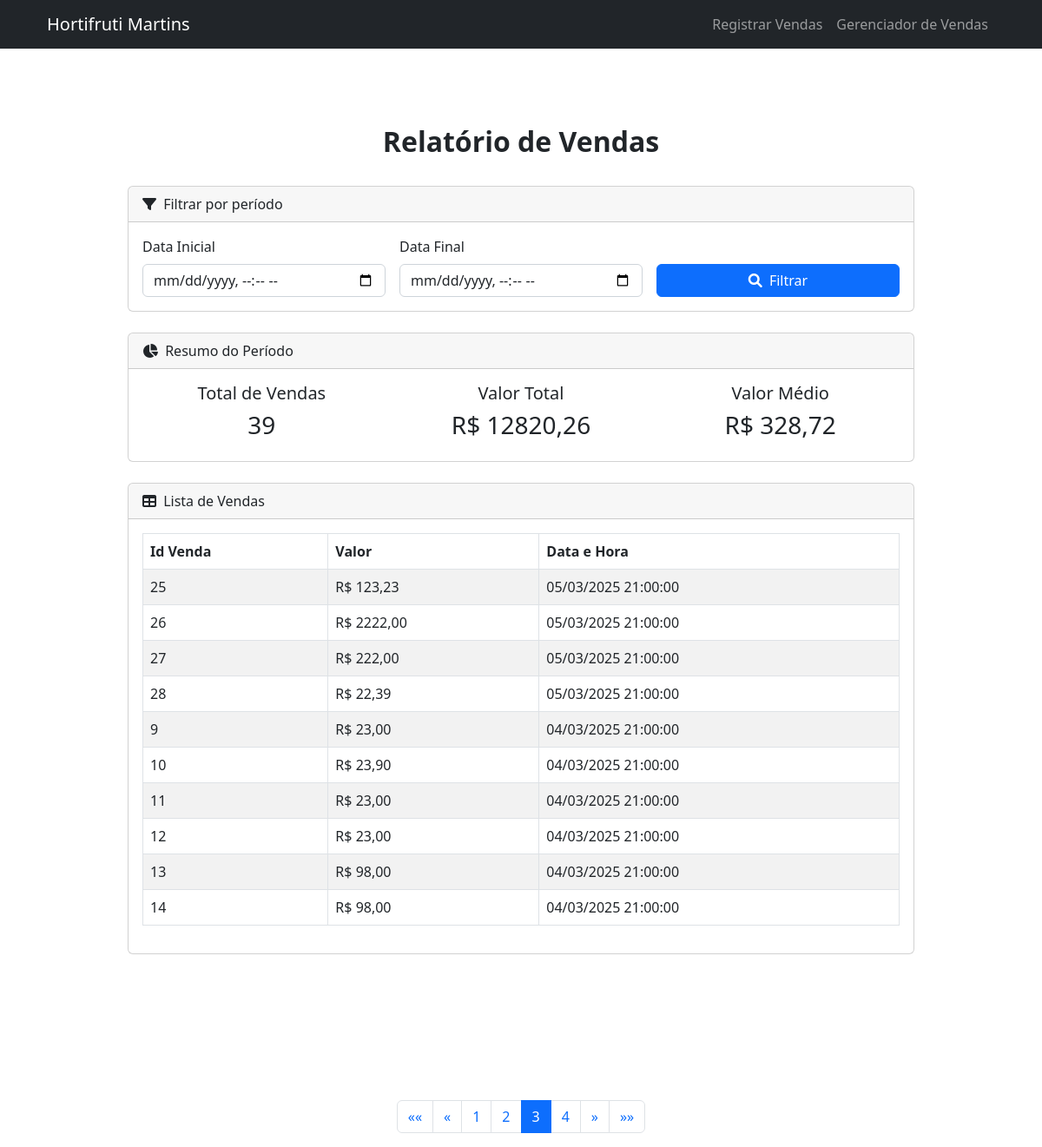
Screenshot of /relatorio/?page=3 with the database file from the repository.
### hortifruti/models.py (models this page shows)
class VendasModel(models.Model):
    id_venda = models.AutoField(primary_key=True)
    valor = models.DecimalField(max_digits=10, decimal_places=2)
    data = models.DateTimeField(auto_now_add=True)

### hortifruti/views.py (the view)
# urls.py: path('relatorio/', views.relatorioPage, name='relatorio_Page'),  # Nome corrigido para corresponder ao template
def relatorioPage(request):
    context = repository.relatorioVendas(request)
    return render(request, 'relatorioPage.html', context)

### hortifruti/templates/relatorioPage.html (shortened to what this page needs)
{% load static %}
<!DOCTYPE html>
<html lang="pt-BR">
    <head>
        <link href={% static 'css/styles.css' %} rel="stylesheet" />
        <link rel="stylesheet" href="https://cdnjs.cloudflare.com/ajax/libs/font-awesome/6.0.0/css/all.min.css" />
    </head>
    <body id="page-top">
        <nav class="navbar navbar-expand-lg navbar-dark bg-dark fixed-top" id="mainNav">
            <div class="container px-4">
                <a class="navbar-brand" href="{% url 'index'%}">Hortifruti Martins</a>
                <div class="collapse navbar-collapse" id="navbarResponsive">
                    <ul class="navbar-nav ms-auto">
                        <li class="nav-item"><a class="nav-link" href="{% url 'index'%}">Registrar Vendas</a></li>
                        <li class="nav-item"><a class="nav-link" href="{% url 'gerenciador_Page'%}">Gerenciador de Vendas</a></li>
                    </ul>
                </div>
            </div>
        </nav>
        <section id="about">
            <div class="container px-4">
                <div class="row gx-4 justify-content-center">
                    <div class="col-lg-10">
                        <h2 class="text-center"><strong>Relatório de Vendas</strong></h2>
                        <br>
                        <div class="card mb-4">
                            <div class="card-header">
                                <i class="fas fa-filter me-1"></i>
                                Filtrar por período
                            </div>
                            <div class="card-body">
                                <form method="get" action="{% url 'relatorio_Page' %}" class="row g-3 align-items-end">
                                    <div class="col-md-4">
                                        <label for="data_inicial" class="form-label">Data Inicial</label>
                                        <input type="datetime-local" class="form-control" id="data_inicial" name="data_inicial"
                                               value="{{ data_inicial|default:'' }}">
                                    </div>
                                    <div class="col-md-4">
                                        <label for="data_final" class="form-label">Data Final</label>
                                        <input type="datetime-local" class="form-control" id="data_final" name="data_final"
                                               value="{{ data_final|default:'' }}">
                                    </div>
                                    <div class="col-md-4">
                                        <button type="submit" class="btn btn-primary w-100">
                                            <i class="fas fa-search me-1"></i> Filtrar
                                        </button>
                                    </div>
                                </form>
                            </div>
                        </div>
                        {% if vendas %}
                        <div class="card mb-4">
                            <div class="card-header">
                                <i class="fas fa-chart-pie me-1"></i>
                                Resumo do Período
                            </div>
                            <div class="card-body">
                                <div class="row text-center">
                                    <div class="col-md-4">
                                        <div class="h5">Total de Vendas</div>
                                        <div class="h3">{{ qtd_vendas }}</div>
                                    </div>
                                    <div class="col-md-4">
                                        <div class="h5">Valor Total</div>
                                        <div class="h3">R$ {{ valor_total|floatformat:2 }}</div>
                                    </div>
                                    <div class="col-md-4">
                                        <div class="h5">Valor Médio</div>
                                        <div class="h3">R$ {{ valor_medio|floatformat:2 }}</div>
                                    </div>
                                </div>
                            </div>
                        </div>
                        {% endif %}
                        <div class="card">
                            <div class="card-header">
                                <i class="fas fa-table me-1"></i>
                                Lista de Vendas
                            </div>
                            <div class="card-body">
                                {% if vendas %}
                                <div class="table-responsive">
                                    <table class="table table-bordered table-striped">
                                        <thead>
                                            <tr>
                                                <th>Id Venda</th>
                                                <th>Valor</th>
                                                <th>Data e Hora</th>
                                            </tr>
                                        </thead>
                                        <tbody>
                                            {% for venda in vendas %}
                                            <tr>
                                                <td>{{venda.id_venda}}</td>
                                                <td>R$ {{venda.valor|floatformat:2}}</td>
                                                <td>{{venda.data|date:"d/m/Y H:i:s"}}</td>
                                            </tr>
                                            {%endfor%}
                                        </tbody>
                                    </table>
                                </div>
                                {% else %}
                                <div class="alert alert-info">
                                    Nenhuma venda encontrada para o período selecionado.
                                </div>
                                {% endif %}
                            </div>
                        </div>
                    </div>
                </div>
            </div>
        </section>
        {% if is_paginated %}
        <div class="container mt-4">
            <nav aria-label="Navegação de páginas">
                <ul class="pagination justify-content-center">
                    {% if vendas.has_previous %}
                        <li class="page-item">
                            <a class="page-link" href="?page=1{% if data_inicial %}&data_inicial={{data_inicial}}{% endif %}{% if data_final %}&data_final={{data_final}}{% endif %}" aria-label="Primeira">
                                <span aria-hidden="true">&laquo;&laquo;</span>
                            </a>
                        </li>
                        <li class="page-item">
                            <a class="page-link" href="?page={{ vendas.previous_page_number }}{% if data_inicial %}&data_inicial={{data_inicial}}{% endif %}{% if data_final %}&data_final={{data_final}}{% endif %}" aria-label="Anterior">
                                <span aria-hidden="true">&laquo;</span>
                            </a>
                        </li>
                    {% endif %}
                    {% for num in vendas.paginator.page_range %}
                        {% if vendas.number == num %}
                            <li class="page-item active"><a class="page-link" href="?page={{ num }}{% if data_inicial %}&data_inicial={{data_inicial}}{% endif %}{% if data_final %}&data_final={{data_final}}{% endif %}">{{ num }}</a></li>
                        {% elif num > vendas.number|add:'-3' and num < vendas.number|add:'3' %}
                            <li class="page-item"><a class="page-link" href="?page={{ num }}{% if data_inicial %}&data_inicial={{data_inicial}}{% endif %}{% if data_final %}&data_final={{data_final}}{% endif %}">{{ num }}</a></li>
                        {% endif %}
                    {% endfor %}
                    {% if vendas.has_next %}
                        <li class="page-item">
                            <a class="page-link" href="?page={{ vendas.next_page_number }}{% if data_inicial %}&data_inicial={{data_inicial}}{% endif %}{% if data_final %}&data_final={{data_final}}{% endif %}" aria-label="Próxima">
                                <span aria-hidden="true">&raquo;</span>
                            </a>
                        </li>
                        <li class="page-item">
                            <a class="page-link" href="?page={{ vendas.paginator.num_pages }}{% if data_inicial %}&data_inicial={{data_inicial}}{% endif %}{% if data_final %}&data_final={{data_final}}{% endif %}" aria-label="Última">
                                <span aria-hidden="true">&raquo;&raquo;</span>
                            </a>
                        </li>
                    {% endif %}
                </ul>
            </nav>
        </div>
        {% endif %}
    </body>
</html>

### rows the page displays
VendasModel: id_venda "25", valor "123,23", data "05/03/2025 21:00:00"
VendasModel: id_venda "26", valor "2222,00", data "05/03/2025 21:00:00"
VendasModel: id_venda "27", valor "222,00", data "05/03/2025 21:00:00"
VendasModel: id_venda "28", valor "22,39", data "05/03/2025 21:00:00"
VendasModel: id_venda "9", valor "23,00", data "04/03/2025 21:00:00"
VendasModel: id_venda "10", valor "23,90", data "04/03/2025 21:00:00"
VendasModel: id_venda "11", valor "23,00", data "04/03/2025 21:00:00"
VendasModel: id_venda "12", valor "23,00", data "04/03/2025 21:00:00"
VendasModel: id_venda "13", valor "98,00", data "04/03/2025 21:00:00"
VendasModel: id_venda "14", valor "98,00", data "04/03/2025 21:00:00"

### other values shown
{{ qtd_vendas }} "39"
{{ valor_total|floatformat:2 }} "12820,26"
{{ valor_medio|floatformat:2 }} "328,72"
{{ num }} "1" "2" "4"
{{ num }} "3"
